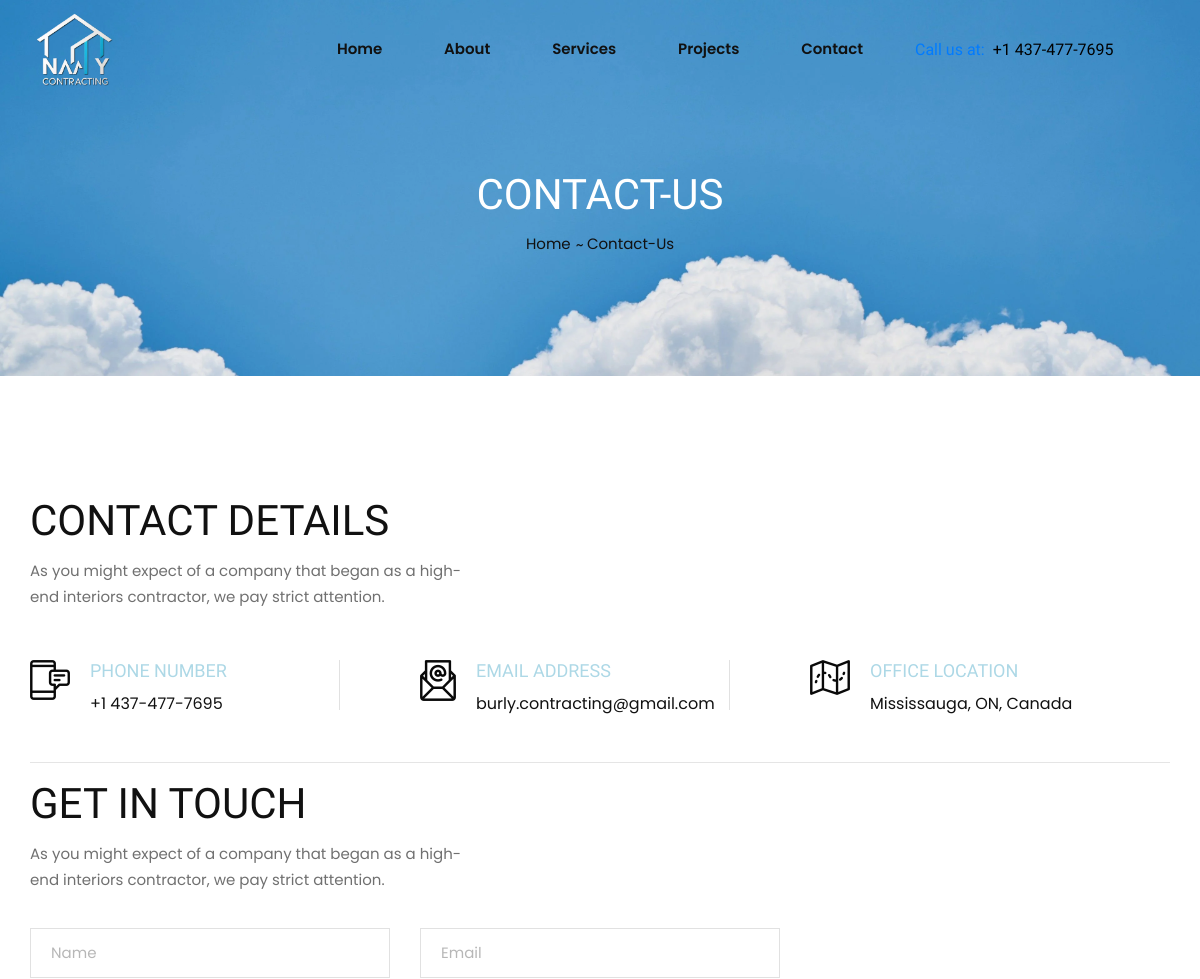
The app's page /contact-us/ (upper part), older data.
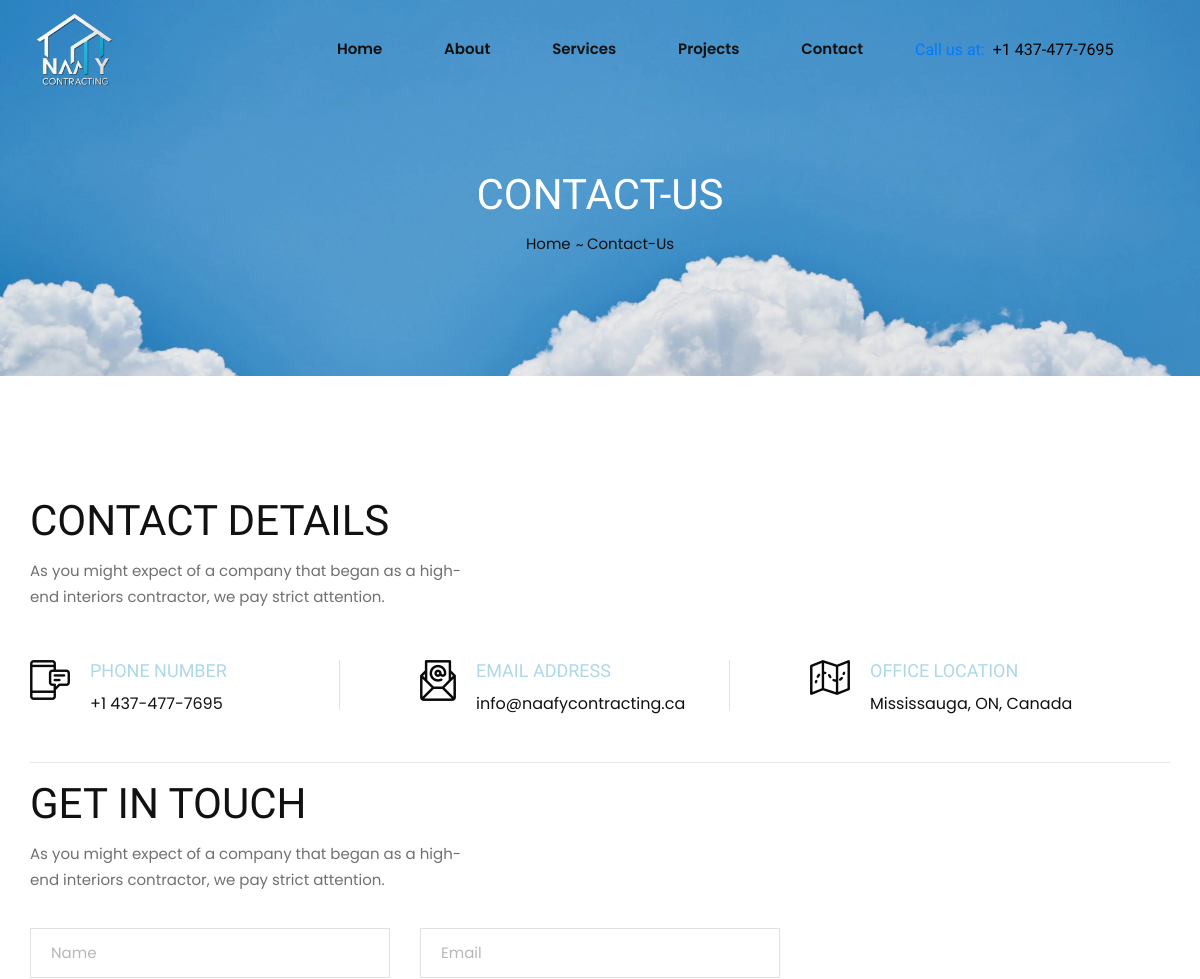
The same page, newer data.
### contact/models.py (models this page shows, shortened)
class ContactDetails(models.Model):
    phone_no = models.CharField(max_length=20, default="+123 456 7890")
    email = models.EmailField(unique=True)
    office_location = models.CharField(max_length=100)

### contact/views.py (the view)
# urls.py: path("", views.contact_us, name="contactus"),
def contact_us(request):
    reviews = Reviews.objects.all().order_by("-id")
    contact_details = ContactDetails.objects.all().first()
    context = {
        "reviews" : reviews,
        "contact_details" : contact_details,
    }
    return render(request, "contact/contact-us.html", context)

### home/context_processors.py (called while the page is built)
def default(request):
    contact_details = ContactDetails.objects.first()
    return {
        "contact_details" : contact_details,
    }

### templates/contact/contact-us.html (shortened to what the changed rows need)
{% extends "partials/core.html" %}
{% load static %}
{% block content %}
    <div class="breadcrumb-option spad set-bg" data-setbg="{% static 'img/clouds.jpg' %}">
        <div class="container">
            <div class="row">
                <div class="col-lg-12 text-center">
                    <div class="breadcrumb__text">
                        <h2>Contact-Us</h2>
                    </div>
                </div>
            </div>
        </div>
    </div>
    <section class="contact spad">
        <div class="container">
            <div class="row">
                <div class="col-lg-5">
                    <div class="contact__text">
                        <div class="section-title">
                            <h2>Contact Details</h2>
                        </div>
                    </div>
                </div>
            </div>
            <div class="row">
                <div class="col-lg-4 col-md-6 col-sm-6">
                    <div class="contact__widget__item">
                        <div class="contact__widget__item__text">
                            <h5>Phone Number</h5>
                            <span>{{contact_details.phone_no}}</span>
                        </div>
                    </div>
                </div>
                <div class="col-lg-4 col-md-6 col-sm-6">
                    <div class="contact__widget__item">
                        <div class="contact__widget__item__text">
                            <h5>Email Address</h5>
                            <span>{{contact_details.email}}</span>
                        </div>
                    </div>
                </div>
                <div class="col-lg-4 col-md-6 col-sm-6">
                    <div class="contact__widget__item last__item">
                        <div class="contact__widget__item__text">
                            <h5>Office Location</h5>
                            <span>{{contact_details.office_location}}</span>
                        </div>
                    </div>
                </div>
            </div>
            <div class="row">
                <div class="col-lg-5">
                    <div class="contact__form__text">
                        <div class="section-title">
                            <h2>Get in touch</h2>
                        </div>
                    </div>
                </div>
            </div>
        </div>
    </section>
{% endblock content %}

### templates/partials/core.html (shortened to what this page needs)
{% load static %}
<!DOCTYPE html>
<html lang="zxx">
<head>
    <link rel="stylesheet" href="https://cdnjs.cloudflare.com/ajax/libs/font-awesome/6.0.0/css/all.min.css">
    <link rel="stylesheet" href="{% static 'css/bootstrap.min.css' %}" type="text/css">
    <link rel="stylesheet" href="{% static 'css/font-awesome.min.css' %}" type="text/css">
    <link rel="stylesheet" href="{% static 'css/elegant-icons.css' %}" type="text/css">
    <link rel="stylesheet" href="{% static 'css/owl.carousel.min.css' %}" type="text/css">
    <link rel="stylesheet" href="{% static 'css/slicknav.min.css' %}" type="text/css">
    <link rel="stylesheet" href="{% static 'css/style.css' %}" type="text/css">
    <link rel="stylesheet" href="{% static 'css/custom.css' %}" type="text/css">
</head>
<body>
    <header class="header">
        <div class="container-fluid">
            <div class="row align-items-center">
                <div class="col-lg-3">
                    <div class="header__logo">
                        <a href="{% url 'home:home' %}">
                            <img src="{% static 'img/new-logo.png' %}" alt="Logo">
                        </a>
                    </div>
                </div>
                <div class="col-lg-6">
                    <nav class="header__menu desktop-menu">
                        <ul>
                            <li><a href="{% url 'home:home' %}">Home</a></li>
                            <li><a href="{% url 'aboutus:aboutus' %}">About</a></li>
                            <li><a href="{% url 'services:services' %}">Services</a></li>
                            <li><a href="{% url 'blog:blog-list' %}">Projects</a></li>
                            <li><a href="{% url 'contact:contactus' %}">Contact</a></li>
                        </ul>
                    </nav>
                </div>
                <div class="col-lg-3">
                    <div class="header__widget">
                        <h4 class="mr-2 text-primary">Call us at:</h4>
                        <h4>{{contact_details.phone_no}}</h4>
                    </div>
                </div>
            </div>
        </div>
    </header>
    {% block content %}
    {% endblock content %}
</body>
</html>

Row changes from the older to the newer data that the page shows:
changed ContactDetails "Mississauga, ON, Canada": email "burly.contracting@gmail.com" → "info@naafycontracting.ca"
